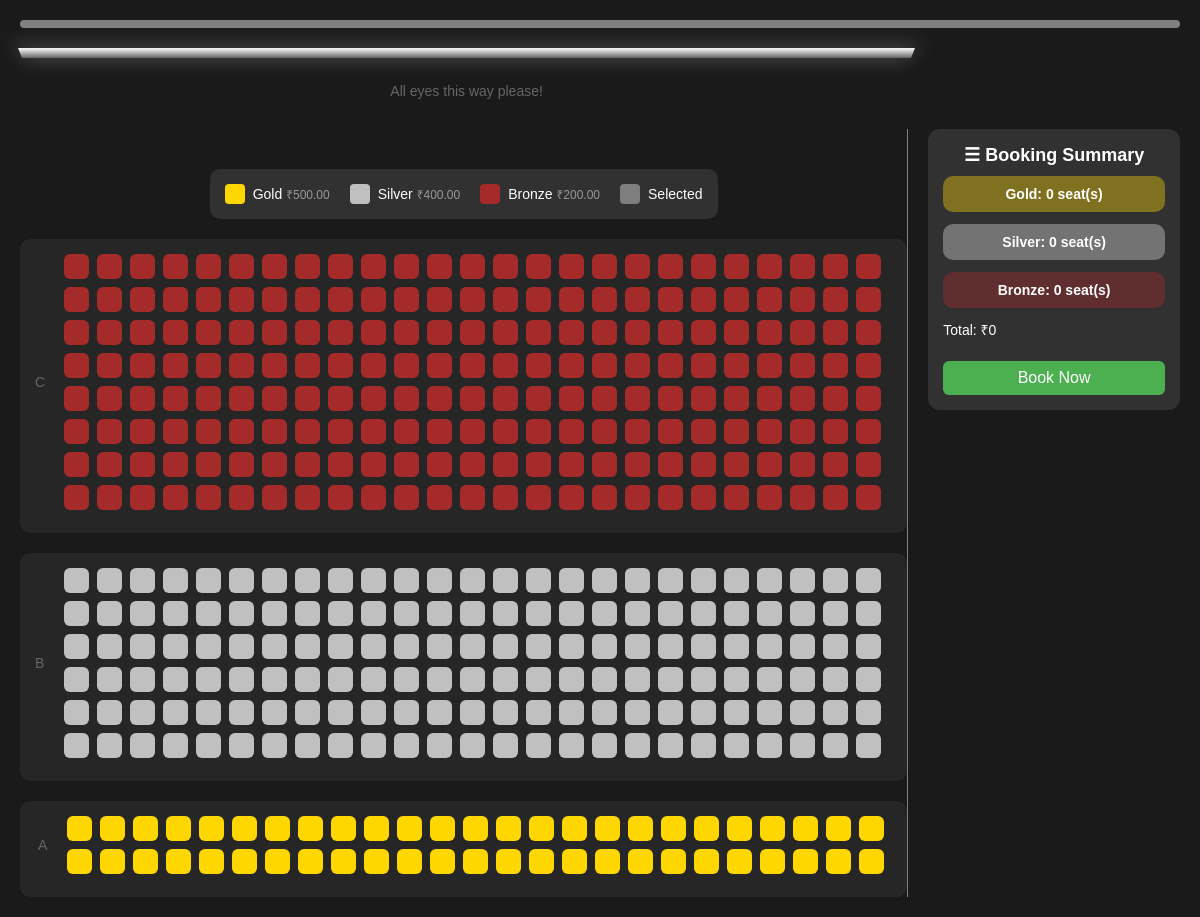
Page /Bookings/book_show/13 (signed in) on the committed database.
### Bookings/models.py (models this page shows, shortened)
class Theatre(models.Model):
    name = models.CharField(max_length = 20)
    location = models.TextField()
    capacity = models.IntegerField()
    gold_seats = models.IntegerField()
    gold_price = models.DecimalField(decimal_places=2 , max_digits=6)
    silver_seats = models.IntegerField()
    silver_price = models.DecimalField(decimal_places=2, max_digits=6)
    bronze_seats = models.IntegerField()
    bronze_price = models.DecimalField(decimal_places = 2 , max_digits=6)
    image = models.ImageField(upload_to='Movies/static/uploads/')
    owner = models.ForeignKey(AppUser , on_delete=models.CASCADE)

### Bookings/views.py (the view)
# urls.py: path('book_show/<int:theatre_id>' , views.book_show , name='book_show')
@login_required
def book_show(request , theatre_id):
    theatre = Theatre.objects.get(id=theatre_id)
    data = {
    'theatre': theatre,
    'gold_range': range(theatre.gold_seats),
    'silver_range': range(theatre.silver_seats),
    'bronze_range': range(theatre.bronze_seats),
}
    return render(request , 'theatre.html',context=data)

### Bookings/templates/theatre.html (shortened to what this page needs)
<!DOCTYPE html>
<html lang="en">
  <head>
  </head>
  <body>
    <button
      class="back-button"
      onclick="window.history.back()"
      aria-label="Go back"
    >
    </button>
    <div class="screen-container">
      <div class="screen"></div>
      <div class="screen-text">All eyes this way please!</div>
    </div>
    <div class="main-content">
      <div class="seating-layout">
        <div class="tier">
          <div class="row">
            <div class="row-label">A</div>
            <div class="seats">
              {% for i in gold_range %}
              <div
                class="seat premium-seat"
                data-row="A"
                data-seat="{{ i|add:1 }}"
                data-price="{{theatre.gold_price}}"
                data-tier="Gold"
              ></div>
              {% endfor %}
            </div>
          </div>
        </div>
        <div class="tier">
          <div class="row">
            <div class="row-label">B</div>
            <div class="seats">
              {% for i in silver_range %}
              <div
                class="seat gold-seat"
                data-row="B"
                data-seat="{{i|add:1}}"
                data-price="{{theatre.silver_price}}"
                data-tier="Silver"
              ></div>
              {% endfor %}
            </div>
          </div>
        </div>
        <div class="tier">
          <div class="row">
            <div class="row-label">C</div>
            <div class="seats">
              {% for i in bronze_range %}
              <div
                class="seat basic-seat"
                data-row="C"
                data-seat="{{i|add:1}}"
                data-price="{{theatre.bronze_price}}"
                data-tier="Bronze"
              ></div>
              {% endfor %}
            </div>
          </div>
        </div>
        <div class="legend">
          <div class="legend-item">
            <div class="legend-box premium-seat"></div>
            <span
              >Gold <span class="price-tag">₹{{theatre.gold_price}}</span></span
            >
          </div>
          <div class="legend-item">
            <div class="legend-box gold-seat"></div>
            <span
              >Silver
              <span class="price-tag">₹{{theatre.silver_price}}</span></span
            >
          </div>
          <div class="legend-item">
            <div class="legend-box basic-seat"></div>
            <span
              >Bronze
              <span class="price-tag">₹{{theatre.bronze_price}}</span></span
            >
          </div>
          <div class="legend-item">
            <div
              class="legend-box"
              style="background-color: #ccc; opacity: 0.5"
            ></div>
            <span>Selected</span>
          </div>
        </div>
      </div>
      <div class="sticky-summary" id="summaryPanel">
        <div class="summary-header" onclick="toggleSummary()">
          ☰ Booking Summary
        </div>
        <div class="summary-content" id="summaryContent">
          <div id="goldSummary">Gold: 0 seat(s)</div>
          <div id="silverSummary">Silver: 0 seat(s)</div>
          <div id="bronzeSummary">Bronze: 0 seat(s)</div>
          <div class="total-price">
            Total: ₹<span id="total-amount">0</span>
          </div>
        <a href="{% url 'booking_home' %}">
            <button class="book-btn" onclick="confirmBooking()">Book Now</button>
        </a>
        </div>
      </div>
    </div>
  </body>
</html>

### Bookings/templates/theatre.html (style rules this page uses)
body { background-color: #1a1a1a; color: white; font-family: Arial, sans-serif; margin: 0; padding: 20px; display: flex; flex-direction: column; align-items: stretch; }
.main-content { display: flex; width: 100%; max-width: 1300px; margin: auto; gap: 20px; }
.screen-container { width: 77%; display: flex; flex-direction: column; align-items: center; margin-bottom: 30px; }
.screen { width: 100%; height: 10px; background: linear-gradient(to bottom, #fff, #666); margin-bottom: 15px; transform: perspective(200px) rotateX(-10deg); box-shadow: 0 0 20px rgba(255, 255, 255, 0.3); }
.screen-text { color: #666; font-size: 14px; margin-top: 10px; }
.seating-layout { flex: 4; display: flex; flex-direction: column-reverse; justify-content: center; align-items: center; gap: 20px; border-right: 1px solid gray; }
.tier { flex: 1; display: flex; flex-direction: column; align-items: center; justify-content: center; gap: 15px; background-color: rgba(255, 255, 255, 0.05); padding: 15px; border-radius: 10px; }
.row { display: flex; gap: 8px; margin-bottom: 8px; justify-content: center; }
.row-label { width: 30px; display: flex; align-items: center; justify-content: center; color: #666; font-size: 14px; }
.seats { display: flex; flex-wrap: wrap; gap: 8px; justify-content: center; }
.seat { width: 25px; height: 25px; border-radius: 6px; display: flex; align-items: center; justify-content: center; cursor: pointer; font-size: 11px; transition: all 0.2s ease; color: #333; }
.premium-seat { background-color: #ffd700; }
.gold-seat { background-color: silver; }
.basic-seat { background-color: brown; }
.legend { display: flex; gap: 20px; margin-top: 40px; padding: 15px; background-color: rgba(255, 255, 255, 0.1); border-radius: 10px; justify-content: center; }
.legend-item { display: flex; align-items: center; gap: 8px; font-size: 14px; }
.legend-box { width: 20px; height: 20px; border-radius: 4px; }
.price-tag { font-size: 12px; color: #999; }
.sticky-summary { flex: 1; background-color: rgba(255, 255, 255, 0.1); color: white; padding: 15px; border-radius: 12px; height: fit-content; align-self: flex-start; position: sticky; top: 20px; }
.summary-header { font-weight: bold; font-size: 18px; margin-bottom: 10px; text-align: center; cursor: pointer; }
.summary-content { font-size: 14px; }
.summary-content div { margin-bottom: 12px; }
#goldSummary { background-color: rgba(255, 217, 0, 0.377); padding: 10px; text-align: center; border-radius: 10px; color: white; font-weight: 600; }
#silverSummary { background-color: rgba(192, 192, 192, 0.458); padding: 10px; text-align: center; border-radius: 10px; color: white; font-weight: 600; }
#bronzeSummary { background-color: rgba(165, 42, 42, 0.403); padding: 10px; text-align: center; border-radius: 10px; color: white; font-weight: 600; }
.book-btn { background-color: #4caf50; color: white; padding: 8px 16px; font-size: 16px; border: none; border-radius: 6px; cursor: pointer; margin-top: 10px; width: 100%; }
.back-button { position: sticky; top: 10px; left: 5px; width: 100%; margin: auto; overflow: hidden; display: inline-block; padding: 4px 8px; background-color: gray; color: #333; border: none; border-radius: 5px; z-index: 5; cursor: pointer; transition: all 0.3s ease; font-family: Arial, sans-serif; text-decoration: none; margin-bottom: 20px; }

### rows in the picture
Theatre: gold_price "500.00", silver_price "400.00", bronze_price "200.00"
